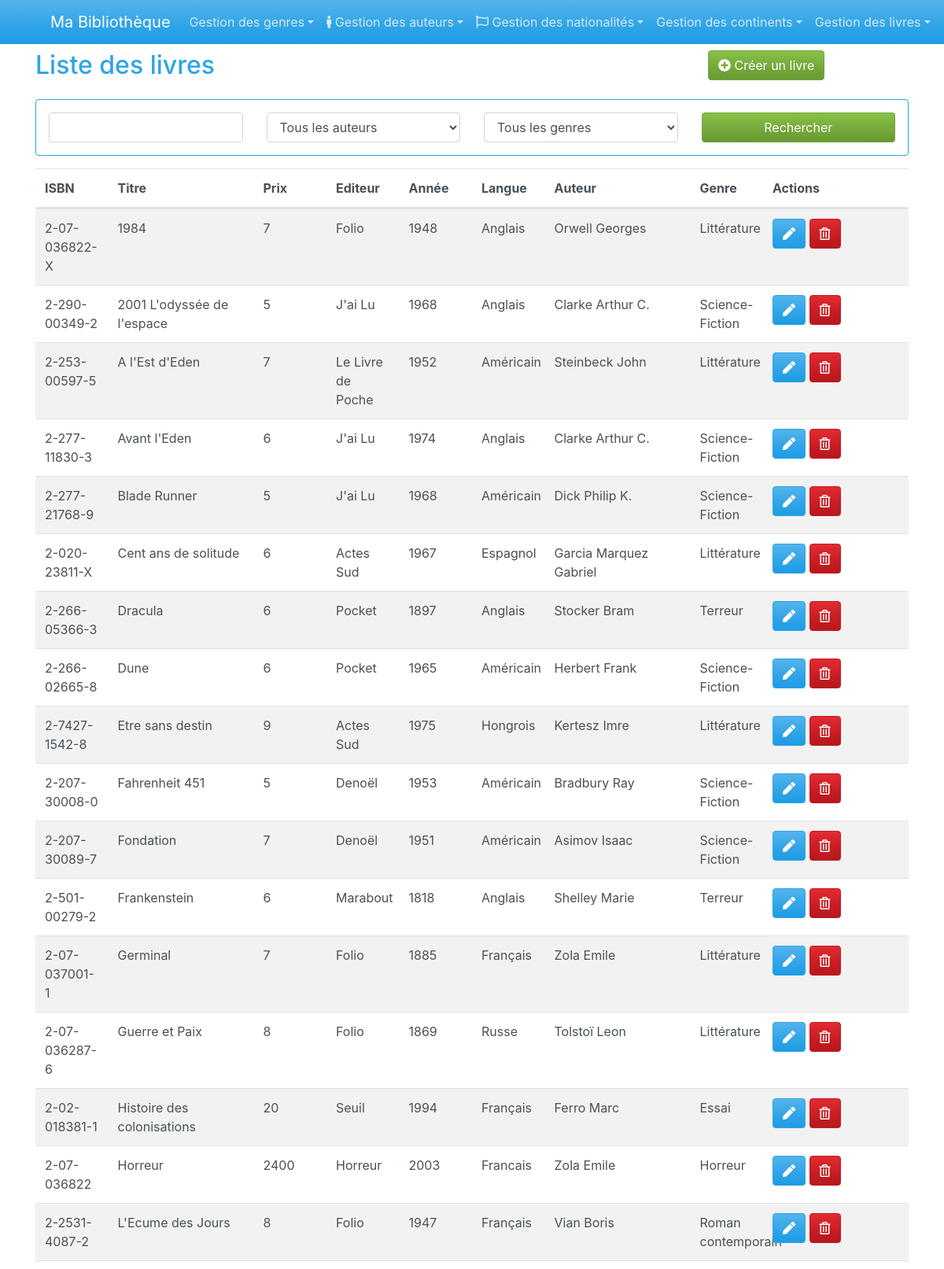
/index.php?uc=livres&action=list (upper part), run on the app's committed database.
### tables this page shows
CREATE TABLE `livre` (
  `num` smallint(6) NOT NULL,
  `isbn` varchar(13) NOT NULL,
  `titre` varchar(50) NOT NULL DEFAULT '',
  `prix` float DEFAULT NULL,
  `editeur` varchar(25) DEFAULT NULL,
  `annee` smallint(4) DEFAULT NULL,
  `langue` varchar(25) DEFAULT NULL,
  `numAuteur` smallint(6) DEFAULT NULL,
  `numGenre` tinyint(4) DEFAULT NULL
);

CREATE TABLE `auteur` (
  `num` smallint(6) NOT NULL,
  `nom` varchar(25) NOT NULL DEFAULT '',
  `prenom` varchar(25) DEFAULT NULL,
  `numNationalite` smallint(6) DEFAULT NULL
);

CREATE TABLE `genre` (
  `num` tinyint(4) NOT NULL,
  `libelle` varchar(25) NOT NULL DEFAULT ''
);

### modeles/monPdo.php (called while the page is built, shortened)
<?php
class MonPdo
{
private static $serveur='mysql:host=localhost';
private static $bdd='dbname=biblio';
private static $user='root' ;
private static $mdp='' ;
private static $unPdo = null;
private function __construct()
{
    MonPdo::$unPdo = new PDO(MonPdo::$serveur.';'.MonPdo::$bdd, MonPdo::$user, MonPdo::$mdp);
    MonPdo::$unPdo->query("SET CHARACTER SET utf8");
    MonPdo::$unPdo->setAttribute(PDO::ATTR_ERRMODE, PDO::ERRMODE_EXCEPTION);
}
public static function getInstance()
{
    return self::$unPdo;
}
}
?>

### modeles/Livre.php (called while the page is built, shortened)
<?php
class Livre {
    public static function findAll(?string $titre=null, ?string $auteur=null, ?string $genre=null) : array
    {
        $texteReq="select l.*, a.nom, a.prenom, g.libelle as 'libGenre' from livre l, auteur a, genre g where l.numAuteur=a.num and l.numGenre=g.num";
        $texteReq.= " order by l.titre";
        $req=MonPdo::getInstance()->prepare($texteReq);
        $req->setFetchMode(PDO::FETCH_OBJ);
        $req->execute();
        $lesResultats=$req->fetchAll();
        return $lesResultats;
    }
}

### vues/livre/listeLivres.php (the view, shortened to what this page needs)
<div class="container mt-5">
    <div class="row pt-3">
        <div class="col-9">
            <h2>Liste des livres</h2>
        </div>
        <div class="col-3"><a href="index.php?uc=livres&action=add" class='btn btn-success'><i
                    class="fas fa-plus-circle"></i> Créer un livre</a> </div>
    </div>
    <form id="formRecherche" action="index.php?uc=livres&action=list" method="post"
        class="border border-primary rounded p-3 mt-3 mb-3">
        <div class="row">
            <div class="col">
                <input type="text" class='form-control' id='titre' placehoder='Saisir le titre' name='titre'
                    value="<?php echo $titre; ?>">
            </div>
            <div class="col">
                <select name="auteur" class="form-control">
                    <?php
                        echo "<option value='Tous'>Tous les auteurs</option>";
                        ?>
                </select>
            </div>
            <div class="col">
                <select name="genre" class="form-control">
                    <?php
                        echo "<option value='Tous'>Tous les genres</option>";
                        ?>
                </select>
            </div>
            <div class="col">
                <button type="submit" class="btn btn-success btn-block"> Rechercher</button>
            </div>
        </div>
    </form>
    <table class="table table-hover table-striped">
        <thead>
            <tr class="d-flex">
                <th scope="col" class="col-md-1">ISBN</th>
                <th scope="col" class="col-md-2">Titre</th>
                <th scope="col" class="col-md-1">Prix</th>
                <th scope="col" class="col-md-1">Editeur</th>
                <th scope="col" class="col-md-1">Année</th>
                <th scope="col" class="col-md-1">Langue</th>
                <th scope="col" class="col-md-2">Auteur</th>
                <th scope="col" class="col-md-1">Genre</th>
                <th scope="col" class="col-md-2">Actions</th>
            </tr>
        </thead>
        <tbody>
            <?php
    foreach($lesLivres as $livre){
        echo "<tr class='d-flex'>";
        echo "<td class='col-md-1'>".$livre->isbn."</td>";
        echo "<td class='col-md-2'>".$livre->titre."</td>";
        echo "<td class='col-md-1'>".$livre->prix."</td>";
        echo "<td class='col-md-1'>".$livre->editeur."</td>";
        echo "<td class='col-md-1'>".$livre->annee."</td>";
        echo "<td class='col-md-1'>".$livre->langue."</td>";
        echo "<td class='col-md-2'>".$livre->nom." ".$livre->prenom."</td>";
        echo "<td class='col-md-1'>".$livre->libGenre."</td>";
        echo "<td class='col-md-2'>
            <a href='index.php?uc=livres&action=update&num=". $livre->num ."' class='btn btn-primary'><i class='fas fa-pen'></i></a>
            <a href='#modalSuppression' data-toggle='modal' data-message='Voulez vous supprimer ce livre ?' data-suppression='index.php?uc=livres&action=delete&num=".$livre->num."' class='btn btn-danger'><i class='far fa-trash-alt'></i></a>
        </td>";
        echo "</tr>";
    }
    ?>
        </tbody>
    </table>
</div>

### data on the page
livre: isbn "2-07-036822-X", titre "1984", prix "7", editeur "Folio", annee "1948", langue "Anglais", numAuteur.nom "Orwell", numAuteur.prenom "Georges", numGenre.libelle "Littérature"
livre: isbn "2-290-00349-2", titre "2001 L'odyssée de l'espace", prix "5", editeur "J'ai Lu", annee "1968", langue "Anglais", numAuteur.nom "Clarke", numAuteur.prenom "Arthur C.", numGenre.libelle "Science-Fiction"
livre: isbn "2-253-00597-5", titre "A l'Est d'Eden", prix "7", editeur "Le Livre de Poche", annee "1952", langue "Américain", numAuteur.nom "Steinbeck", numAuteur.prenom "John", numGenre.libelle "Littérature"
livre: isbn "2-277-11830-3", titre "Avant l'Eden", prix "6", editeur "J'ai Lu", annee "1974", langue "Anglais", numAuteur.nom "Clarke", numAuteur.prenom "Arthur C.", numGenre.libelle "Science-Fiction"
livre: isbn "2-277-21768-9", titre "Blade Runner", prix "5", editeur "J'ai Lu", annee "1968", langue "Américain", numAuteur.nom "Dick", numAuteur.prenom "Philip K.", numGenre.libelle "Science-Fiction"
livre: isbn "2-020-23811-X", titre "Cent ans de solitude", prix "6", editeur "Actes Sud", annee "1967", langue "Espagnol", numAuteur.nom "Garcia Marquez", numAuteur.prenom "Gabriel", numGenre.libelle "Littérature"
livre: isbn "2-266-05366-3", titre "Dracula", prix "6", editeur "Pocket", annee "1897", langue "Anglais", numAuteur.nom "Stocker", numAuteur.prenom "Bram", numGenre.libelle "Terreur"
livre: isbn "2-266-02665-8", titre "Dune", prix "6", editeur "Pocket", annee "1965", langue "Américain", numAuteur.nom "Herbert", numAuteur.prenom "Frank", numGenre.libelle "Science-Fiction"
livre: isbn "2-7427-1542-8", titre "Etre sans destin", prix "9", editeur "Actes Sud", annee "1975", langue "Hongrois", numAuteur.nom "Kertesz", numAuteur.prenom "Imre", numGenre.libelle "Littérature"
livre: isbn "2-207-30008-0", titre "Fahrenheit 451", prix "5", editeur "Denoël", annee "1953", langue "Américain", numAuteur.nom "Bradbury", numAuteur.prenom "Ray", numGenre.libelle "Science-Fiction"
livre: isbn "2-207-30089-7", titre "Fondation", prix "7", editeur "Denoël", annee "1951", langue "Américain", numAuteur.nom "Asimov", numAuteur.prenom "Isaac", numGenre.libelle "Science-Fiction"
livre: isbn "2-501-00279-2", titre "Frankenstein", prix "6", editeur "Marabout", annee "1818", langue "Anglais", numAuteur.nom "Shelley", numAuteur.prenom "Marie", numGenre.libelle "Terreur"
livre: isbn "2-07-037001-1", titre "Germinal", prix "7", editeur "Folio", annee "1885", langue "Français", numAuteur.nom "Zola", numAuteur.prenom "Emile", numGenre.libelle "Littérature"
livre: isbn "2-07-036287-6", titre "Guerre et Paix", prix "8", editeur "Folio", annee "1869", langue "Russe", numAuteur.nom "Tolstoï", numAuteur.prenom "Leon", numGenre.libelle "Littérature"
livre: isbn "2-02-018381-1", titre "Histoire des colonisations", prix "20", editeur "Seuil", annee "1994", langue "Français", numAuteur.nom "Ferro", numAuteur.prenom "Marc", numGenre.libelle "Essai"
livre: isbn "2-07-036822", titre "Horreur", prix "2400", editeur "Horreur", annee "2003", langue "Francais", numAuteur.nom "Zola", numAuteur.prenom "Emile", numGenre.libelle "Horreur"
livre: isbn "2-2531-4087-2", titre "L'Ecume des Jours", prix "8", editeur "Folio", annee "1947", langue "Français", numAuteur.nom "Vian", numAuteur.prenom "Boris", numGenre.libelle "Roman contemporain"
